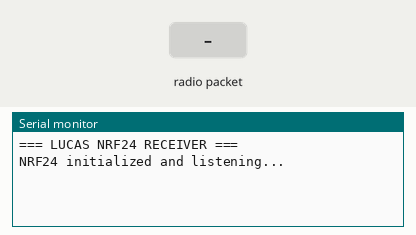
Bench run of a sketch on a simulated ESP32. Parts: the last lines printed to the serial monitor. The test bench sets the inputs (shaded band). No radio packets arrive unless stated.

Above: at 1.7 s.
1.8 s: radio packet "F" arrives
At 2.6 s:
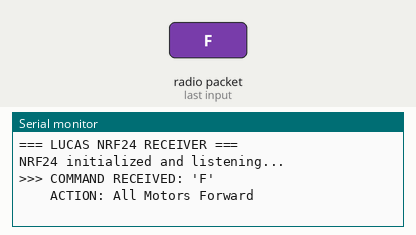
3.3 s: radio packet "S" arrives
At 3.7 s:
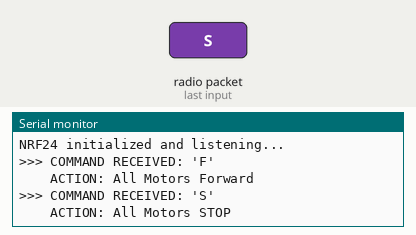
4.8 s: radio packet "B" arrives
At 6.0 s:
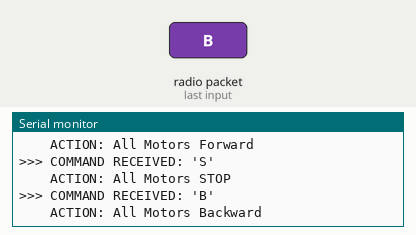
6.3 s: radio packet "1" arrives
At 7.2 s:
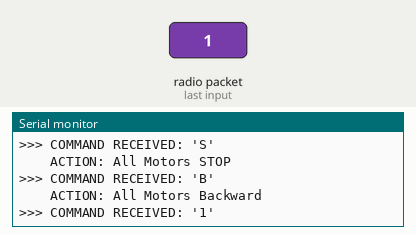

The sketch:

hw870_nrf24_receiver.ino
```cpp
// ESP32 + NRF24L01 Receiver (for Micro:bit Radio communication)
// Wire NRF24L01 to ESP32:
// NRF24 VCC -> ESP32 3.3V
// NRF24 GND -> ESP32 GND
// NRF24 CE -> GPIO 4
// NRF24 CSN -> GPIO 5
// NRF24 MOSI -> GPIO 23
// NRF24 MISO -> GPIO 19
// NRF24 SCK -> GPIO 18

#include <SPI.h>
#include <RF24.h>

RF24 radio(4, 5);  // CE, CSN pins
const byte address[6] = "00001";

void setup() {
  Serial.begin(115200);
  delay(500);
  Serial.println("\n\n=== LUCAS NRF24 RECEIVER ===");

  if (!radio.begin()) {
    Serial.println("NRF24L01 initialization FAILED!");
    while (1) {
      Serial.println("Check wiring!");
      delay(1000);
    }
  }

  radio.openReadingPipe(0, address);
  radio.setPALevel(RF24_PA_MIN);
  radio.startListening();
  Serial.println("NRF24 initialized and listening...");
}

void loop() {
  if (radio.available()) {
    char receivedData[32] = "";
    radio.read(&receivedData, sizeof(receivedData));

    char cmd = receivedData[0];
    Serial.print("\n>>> COMMAND RECEIVED: '");
    Serial.print(cmd);
    Serial.println("'");

    switch(cmd) {
      case 'F':
        Serial.println("    ACTION: All Motors Forward");
        // Add your motor code here
        break;
      case 'S':
        Serial.println("    ACTION: All Motors STOP");
        // Add your motor code here
        break;
      case 'B':
        Serial.println("    ACTION: All Motors Backward");
        // Add your motor code here
        break;
      default:
        break;
    }
  }
}
```

Measured:
- after the input at 1.8 s, the serial monitor: prints a new line at once (image 1)
- after the input at 3.3 s, the serial monitor: prints a new line at once (image 2)
- after the input at 4.8 s, the serial monitor: prints a new line at once (image 3)
- after the input at 6.3 s, the serial monitor: prints a new line at once (image 4)
